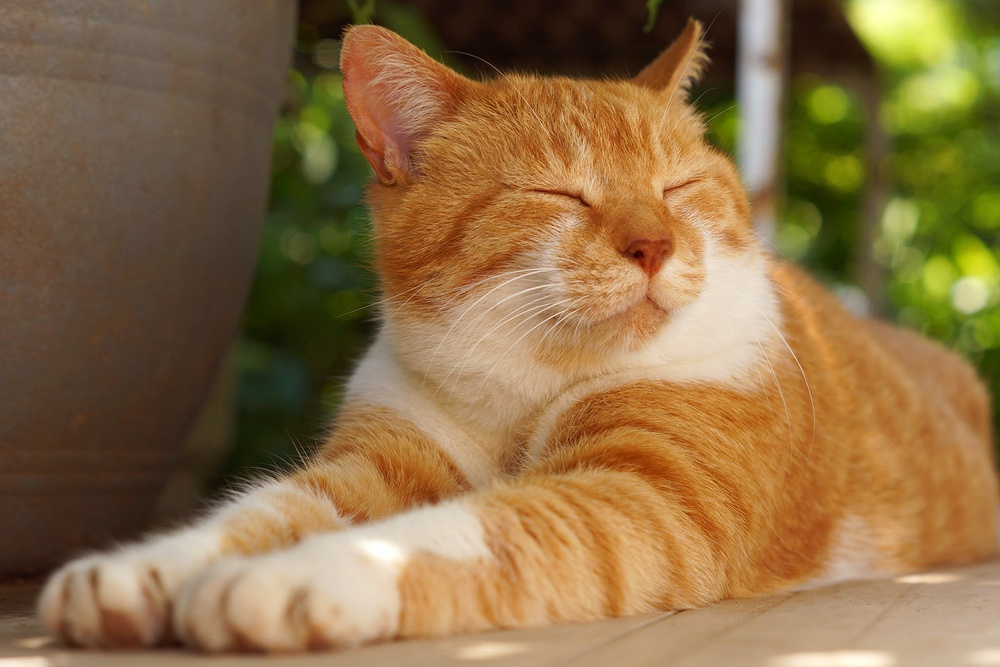
#> input picture canny edge detection/cat.jpg, 1000 x 667 px, shrunk from 1800 x 1200 before the run
$ python tut2.py   (older library calls are emulated)
#> lines starting #> are read from the running program, lines starting #| are printed output that depends on the picture
'''
Canny edge detection algorithm 5 steps (https://www.youtube.com/watch?v=CGfXCkHNemo)
1.) Noise Reduction (use gaussian filter to remove noice)
2.) Gradient Calculation (find intensity gradients)
3.) Non-maximum suppression (to get rid spurrios response to edge supression)
4.) Double threshold (to determine potential edges)
5.) Edge tracking by hysteresis (to set low and high values. basta gets mo na yon diga. haha)
'''

import cv2
import numpy as np
from matplotlib import pyplot as plt
from cv2 import cv2

img = cv2.imread("cat.jpg", cv2.IMREAD_GRAYSCALE)
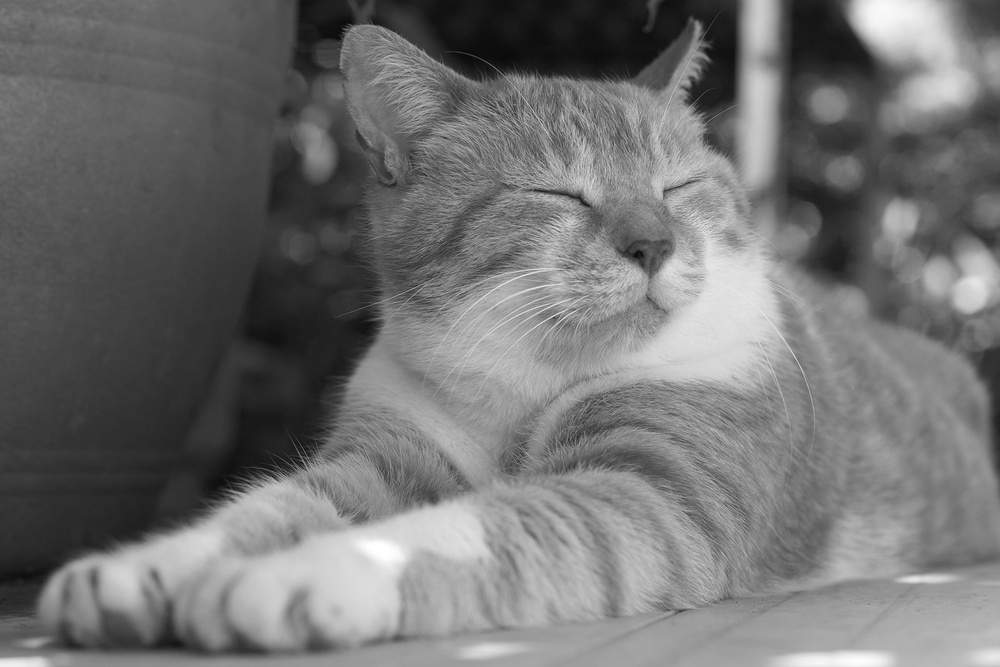
#> img: shape (667, 1000); min 6, max 255, mean 114.2
lap = cv2.Laplacian(img, cv2.CV_64F, ksize = 3)
lap = np.uint8(np.absolute(lap))
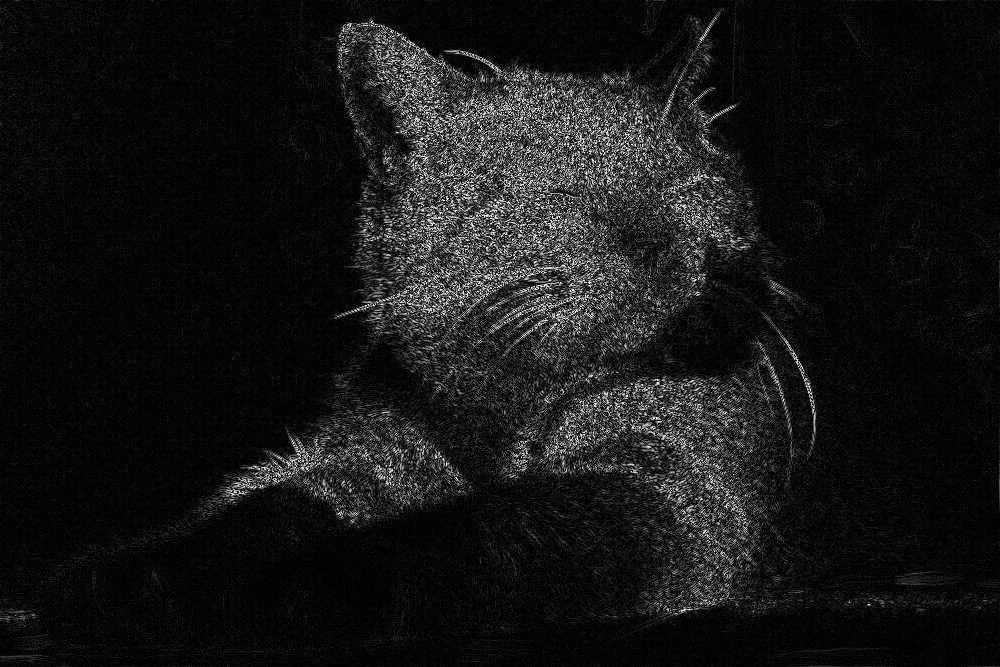
#> lap: shape (667, 1000); min 0, max 254, mean 21.8
sobelX = cv2.Sobel(img, cv2.CV_64F, 1, 0)
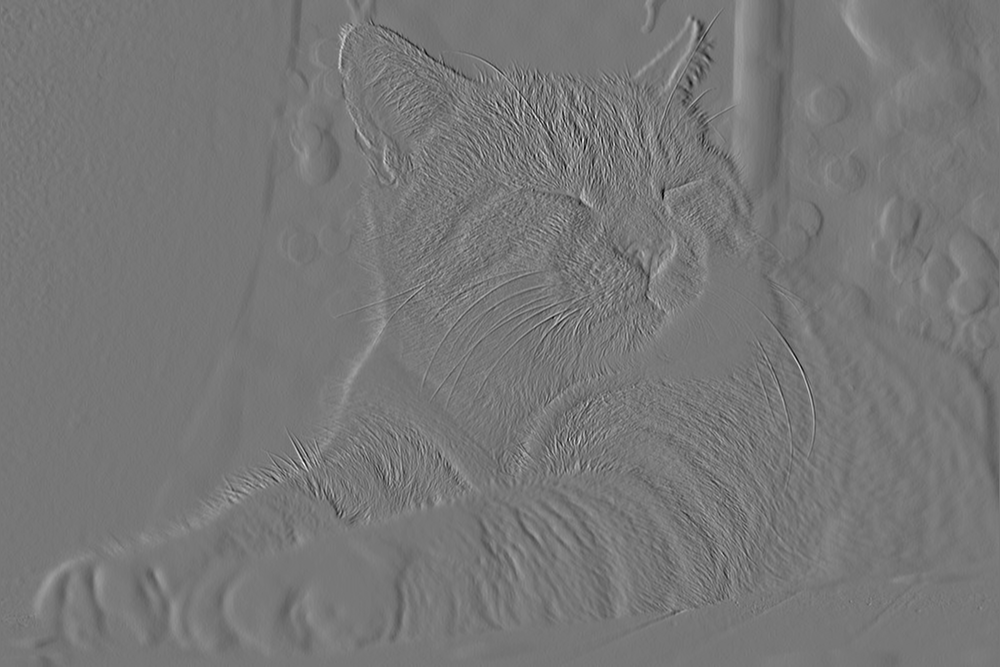
#> sobelX: shape (667, 1000) float64; min -351, max 399, mean 0.2; drawn with min black and max white
sobelY = cv2.Sobel(img, cv2.CV_64F, 0, 1)
edges = cv2.Canny(img,100,200)
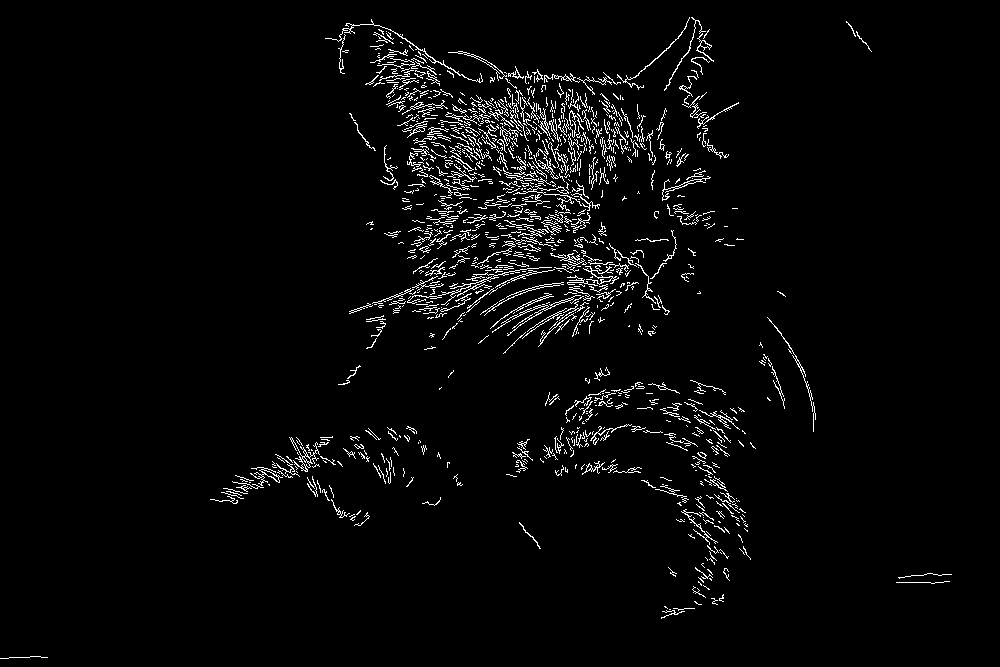
#> edges: shape (667, 1000); 3.1% white in thin lines or dots

sobelX = np.uint8(np.absolute(sobelX))
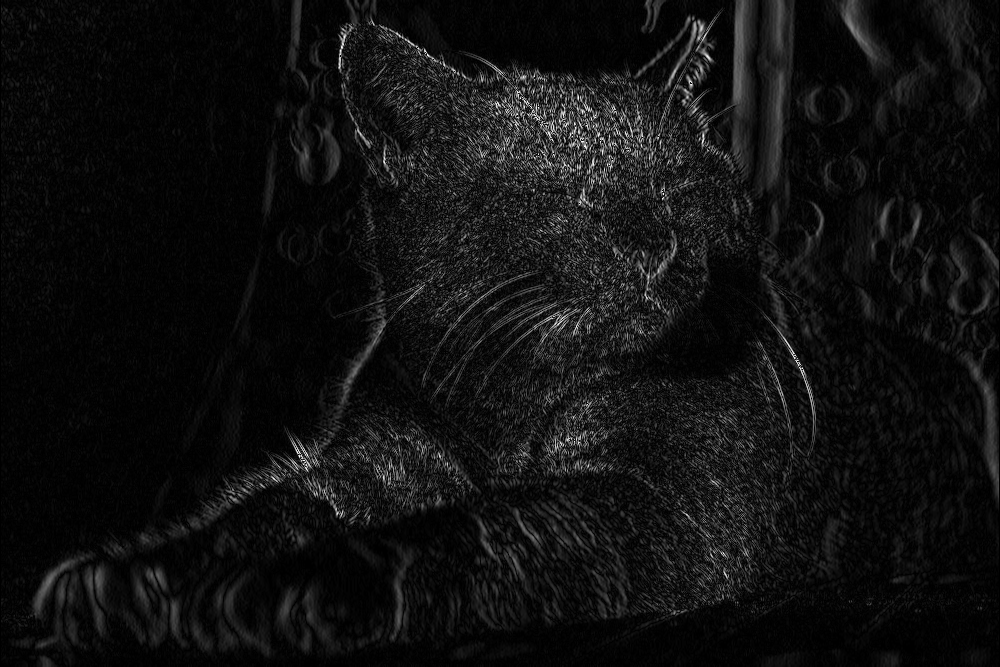
#> sobelX: shape (667, 1000); min 0, max 255, mean 16.6
sobelY = np.uint8(np.absolute(sobelY))
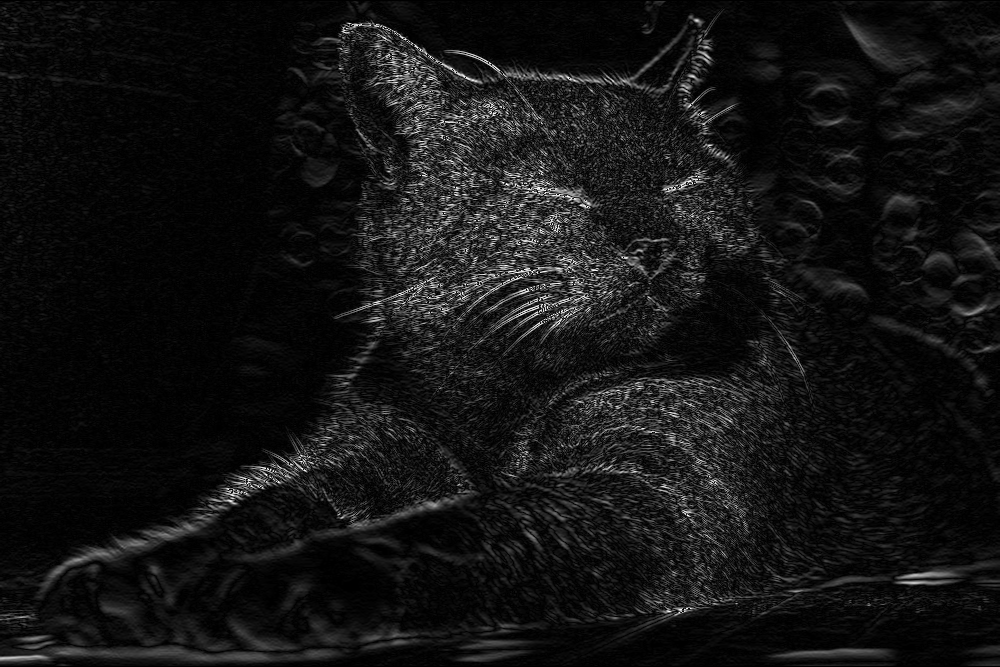
#> sobelY: shape (667, 1000); min 0, max 255, mean 19.5

sobelCombined = cv2.bitwise_or(sobelX, sobelY)
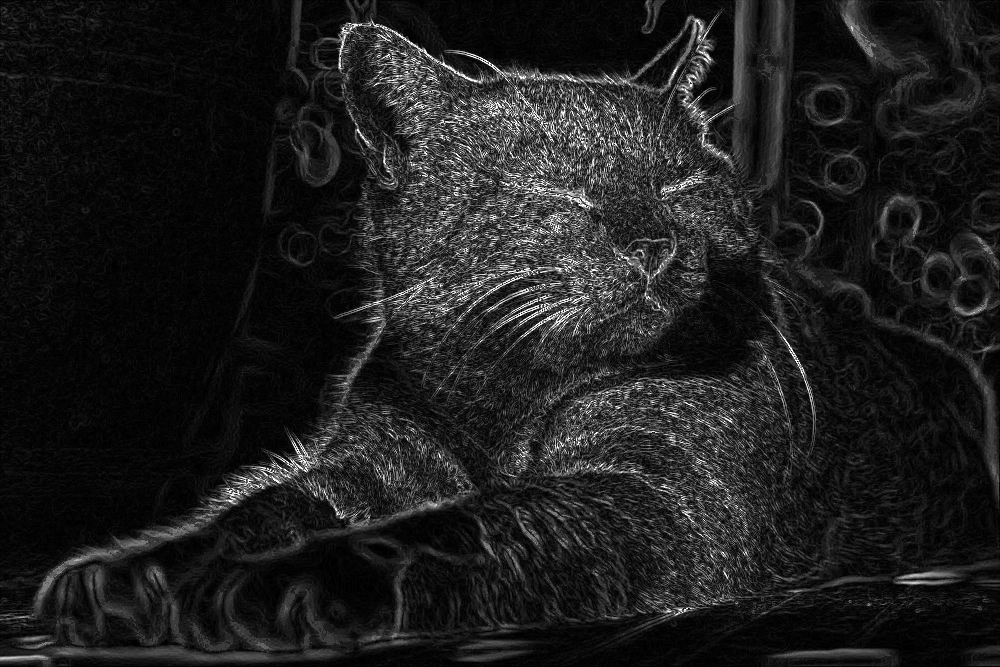
#> sobelCombined: shape (667, 1000); min 0, max 255, mean 30.1

titles = ['image', 'Laplacian', 'sobelX', 'sobelY', 'sobelCombined', 'Canny']
images = [img, lap, sobelX, sobelY, sobelCombined, edges]
for i in range(6):
    plt.subplot(2,3, i+1), plt.imshow(images[i], 'gray') #plt.subplot (row, column, i+1)
    plt.title(titles[i])
    plt.xticks([]), plt.yticks([])

plt.show()
